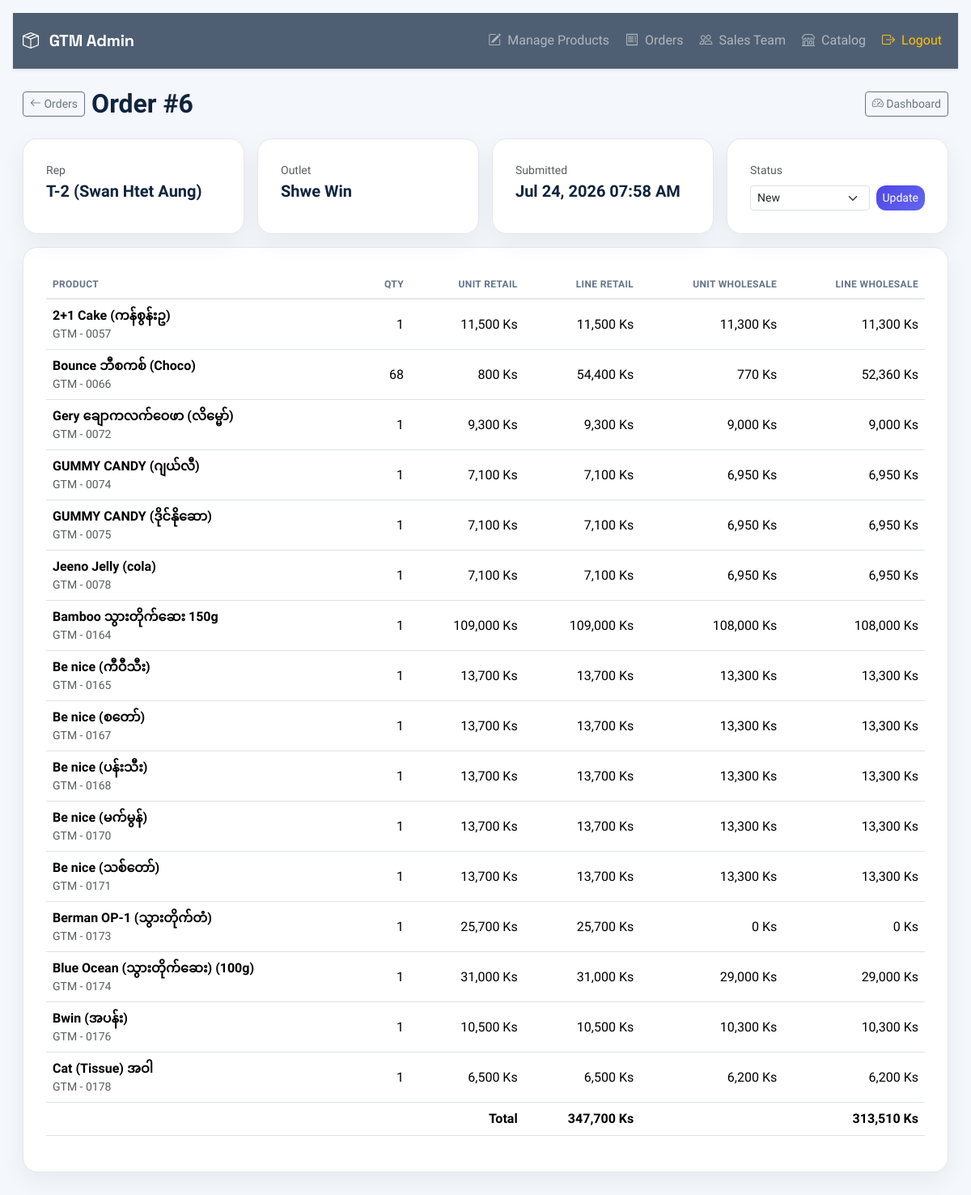
Screenshot of /admin/orders/6 (signed in) with the database file from the repository.
### tables this page shows
CREATE TABLE orders (
            id INTEGER PRIMARY KEY AUTOINCREMENT,
            rep_name TEXT NOT NULL,
            status TEXT DEFAULT 'New',
            total_retail REAL DEFAULT 0,
            total_wholesale REAL DEFAULT 0,
            created_at TEXT DEFAULT CURRENT_TIMESTAMP
        , outlet_name TEXT DEFAULT '', idempotency_key TEXT DEFAULT NULL);

CREATE TABLE order_items (
            id INTEGER PRIMARY KEY AUTOINCREMENT,
            order_id INTEGER NOT NULL,
            product_id TEXT,
            product_name TEXT,
            unit_retail REAL,
            unit_wholesale REAL,
            quantity INTEGER,
            line_retail REAL,
            line_wholesale REAL,
            FOREIGN KEY (order_id) REFERENCES orders(id)
        );

### app.py (the view)
@app.route("/admin/orders/<int:order_id>")
def admin_order_detail(order_id):
    if not login_required():
        return redirect(url_for("login"))
    order, items = db.get_order(order_id)
    if order is None:
        flash("Order not found.", "danger")
        return redirect(url_for("admin_orders"))
    return render_template("admin_order_detail.html", order=order, items=items)

### app.py (called while the page is built)
def login_required():
    return session.get("admin") is True

@app.template_filter("sqlitedatetime")
def sqlitedatetime(value):
    if not value:
        return "-"
    try:
        dt = datetime.strptime(value, "%Y-%m-%d %H:%M:%S")
        return dt.strftime("%b %d, %Y %I:%M %p")
    except (ValueError, TypeError):
        return value

### db.py (called while the page is built)
def get_db_connection():
    conn = sqlite3.connect(DATABASE_FILE)
    conn.row_factory = sqlite3.Row
    return conn

def get_order(order_id):
    conn = get_db_connection()
    order = conn.execute(
        "SELECT * FROM orders WHERE id = ?", (order_id,)
    ).fetchone()
    if order is None:
        conn.close()
        return None, None
    items = conn.execute(
        "SELECT * FROM order_items WHERE order_id = ? ORDER BY id ASC",
        (order_id,),
    ).fetchall()
    conn.close()
    return dict(order), [dict(i) for i in items]

### templates/admin_order_detail.html (shortened to what this page needs)
{% extends "base.html" %}
{% block extra_css %}
<link rel="stylesheet" href="{{ url_for('static', filename='css/admin.css') }}">
{% endblock %}
{% block content %}
<div class="d-flex justify-content-between align-items-center flex-wrap gap-2 mb-4">
    <div class="d-flex align-items-center gap-2">
        <a href="{{ url_for('admin_orders') }}" class="btn btn-sm btn-outline-secondary">
            <i class="bi bi-arrow-left"></i>
            Orders
        </a>
        <h2 class="fw-bold mb-0">Order #{{ order['id'] }}</h2>
    </div>
    <a href="{{ url_for('admin') }}" class="btn btn-sm btn-outline-secondary">
        <i class="bi bi-speedometer2"></i>
        Dashboard
    </a>
</div>
<div class="row g-3 mb-3">
    <div class="col-md-3">
        <div class="dashboard-card">
            <div class="text-muted small">Rep</div>
            <div class="fs-5 fw-semibold">{{ order['rep_name'] }}</div>
        </div>
    </div>
    <div class="col-md-3">
        <div class="dashboard-card">
            <div class="text-muted small">Outlet</div>
            <div class="fs-5 fw-semibold">{{ order['outlet_name'] }}</div>
        </div>
    </div>
    <div class="col-md-3">
        <div class="dashboard-card">
            <div class="text-muted small">Submitted</div>
            <div class="fs-5 fw-semibold">{{ order['created_at']|sqlitedatetime }}</div>
        </div>
    </div>
    <div class="col-md-3">
        <div class="dashboard-card">
            <div class="text-muted small mb-2">Status</div>
            <form method="POST" action="{{ url_for('admin_order_status', order_id=order['id']) }}" class="d-flex gap-2">
                <select name="status" class="form-select form-select-sm">
                    <option value="New" {% if order['status'] == 'New' %}selected{% endif %}>New</option>
                </select>
                <button type="submit" class="btn btn-sm btn-primary">Update</button>
            </form>
        </div>
    </div>
</div>
<div class="dashboard-card">
    <div class="table-responsive">
        <table class="table align-middle product-table">
            <thead>
                <tr>
                    <th>Product</th>
                    <th class="text-end">Qty</th>
                    <th class="text-end">Unit Retail</th>
                    <th class="text-end">Line Retail</th>
                    <th class="text-end">Unit Wholesale</th>
                    <th class="text-end">Line Wholesale</th>
                </tr>
            </thead>
            <tbody>
                {% for i in items %}
                <tr>
                    <td>
                        <div class="fw-semibold">{{ i['product_name'] }}</div>
                        <div class="text-muted small">{{ i['product_id'] }}</div>
                    </td>
                    <td class="text-end">{{ i['quantity'] }}</td>
                    <td class="text-end">{{ "{:,.0f}".format(i['unit_retail']) }} Ks</td>
                    <td class="text-end">{{ "{:,.0f}".format(i['line_retail']) }} Ks</td>
                    <td class="text-end">{{ "{:,.0f}".format(i['unit_wholesale']) }} Ks</td>
                    <td class="text-end">{{ "{:,.0f}".format(i['line_wholesale']) }} Ks</td>
                </tr>
                {% endfor %}
            </tbody>
            <tfoot>
                <tr class="fw-bold">
                    <td colspan="3" class="text-end">Total</td>
                    <td class="text-end">{{ "{:,.0f}".format(order['total_retail']) }} Ks</td>
                    <td></td>
                    <td class="text-end">{{ "{:,.0f}".format(order['total_wholesale']) }} Ks</td>
                </tr>
            </tfoot>
        </table>
    </div>
</div>
{% endblock %}

### static/css/style.css (style rules this page uses)
:root { --ocean: #2563EB; --leaf: #22C55E; --aqua: #06B6D4; --mint: #34D399; --ink: #10243E; --canvas: #FAFCFB; --bg: var(--canvas); --surface: #ffffff; --text: var(--ink); --muted: #64748B; --primary: var(--ocean); --border: #E2E8F0; --success: var(--leaf); --danger: #94A3B8; --font-display: "Space Grotesk", sans-serif; --font-body: "Plus Jakarta Sans", sans-serif; --font-mono: "JetBrains Mono", monospace; }
* { box-sizing: border-box; margin: 0; padding: 0; }
html { overflow-x: hidden; }
body { max-width: 100%; font-family: var(--font-body); background-color: var(--bg); padding: 16px; color: var(--text); }

### static/css/admin.css (style rules this page uses)
body { background:#f4f7fb; }
.dashboard-card { background:#ffffff; border-radius:18px; padding:28px; border:1px solid #e5e7eb; box-shadow:0 10px 30px rgba(15,23,42,.06); transition:.25s ease; height:100%; }
.btn-primary { border:none; border-radius:12px; background:linear-gradient(135deg,#4f46e5,#6366f1); transition:.25s; }
.product-table th { font-size: 12px; text-transform: uppercase; letter-spacing: 0.03em; color: #64748b; border-bottom: 2px solid #e5e7eb; }
.product-table td { vertical-align: middle; }

### rows the page displays
orders: id "6", rep_name "T-2 (Swan Htet Aung)", outlet_name "Shwe Win", created_at|sqlitedatetime "Jul 24, 2026 07:58 AM", status "New", total_retail "347,700", total_wholesale "313,510"
order_items: product_name "2+1 Cake (ကန်စွန်းဥ)", product_id "GTM - 0057", quantity "1", unit_retail "11,500", line_retail "11,500", unit_wholesale "11,300", line_wholesale "11,300"
order_items: product_name "Bounce ဘီစကစ် (Choco)", product_id "GTM - 0066", quantity "68", unit_retail "800", line_retail "54,400", unit_wholesale "770", line_wholesale "52,360"
order_items: product_name "Gery ချောကလက်ဝေဖာ (လိမ္မော်)", product_id "GTM - 0072", quantity "1", unit_retail "9,300", line_retail "9,300", unit_wholesale "9,000", line_wholesale "9,000"
order_items: product_name "GUMMY CANDY (ဂျယ်လီ)", product_id "GTM - 0074", quantity "1", unit_retail "7,100", line_retail "7,100", unit_wholesale "6,950", line_wholesale "6,950"
order_items: product_name "GUMMY CANDY (ဒိုင်နိုဆော)", product_id "GTM - 0075", quantity "1", unit_retail "7,100", line_retail "7,100", unit_wholesale "6,950", line_wholesale "6,950"
order_items: product_name "Jeeno Jelly (cola)", product_id "GTM - 0078", quantity "1", unit_retail "7,100", line_retail "7,100", unit_wholesale "6,950", line_wholesale "6,950"
order_items: product_name "Bamboo သွားတိုက်ဆေး 150g", product_id "GTM - 0164", quantity "1", unit_retail "109,000", line_retail "109,000", unit_wholesale "108,000", line_wholesale "108,000"
order_items: product_name "Be nice (ကီဝီသီး)", product_id "GTM - 0165", quantity "1", unit_retail "13,700", line_retail "13,700", unit_wholesale "13,300", line_wholesale "13,300"
order_items: product_name "Be nice (စတော်)", product_id "GTM - 0167", quantity "1", unit_retail "13,700", line_retail "13,700", unit_wholesale "13,300", line_wholesale "13,300"
order_items: product_name "Be nice (ပန်းသီး)", product_id "GTM - 0168", quantity "1", unit_retail "13,700", line_retail "13,700", unit_wholesale "13,300", line_wholesale "13,300"
order_items: product_name "Be nice (မက်မွန်)", product_id "GTM - 0170", quantity "1", unit_retail "13,700", line_retail "13,700", unit_wholesale "13,300", line_wholesale "13,300"
order_items: product_name "Be nice (သစ်တော်)", product_id "GTM - 0171", quantity "1", unit_retail "13,700", line_retail "13,700", unit_wholesale "13,300", line_wholesale "13,300"
order_items: product_name "Berman OP-1 (သွားတိုက်တံ)", product_id "GTM - 0173", quantity "1", unit_retail "25,700", line_retail "25,700", unit_wholesale "0", line_wholesale "0"
order_items: product_name "Blue Ocean (သွားတိုက်ဆေး) (100g)", product_id "GTM - 0174", quantity "1", unit_retail "31,000", line_retail "31,000", unit_wholesale "29,000", line_wholesale "29,000"
order_items: product_name "Bwin (အပန်း)", product_id "GTM - 0176", quantity "1", unit_retail "10,500", line_retail "10,500", unit_wholesale "10,300", line_wholesale "10,300"
order_items: product_name "Cat (Tissue) အဝါ", product_id "GTM - 0178", quantity "1", unit_retail "6,500", line_retail "6,500", unit_wholesale "6,200", line_wholesale "6,200"
